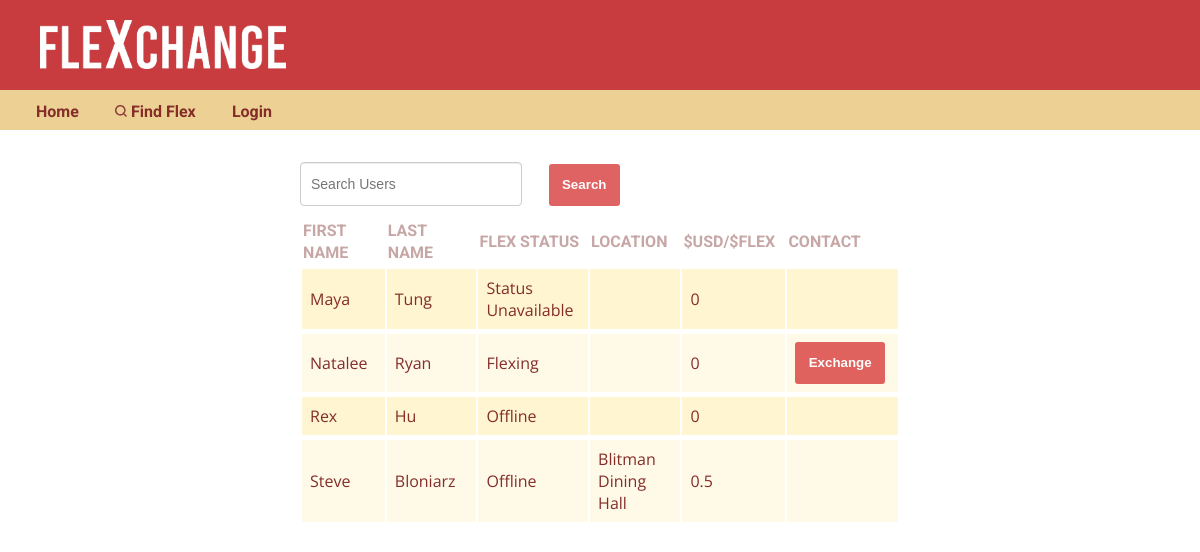
Before: /search.php?orderBy=FirstName with the older database file.
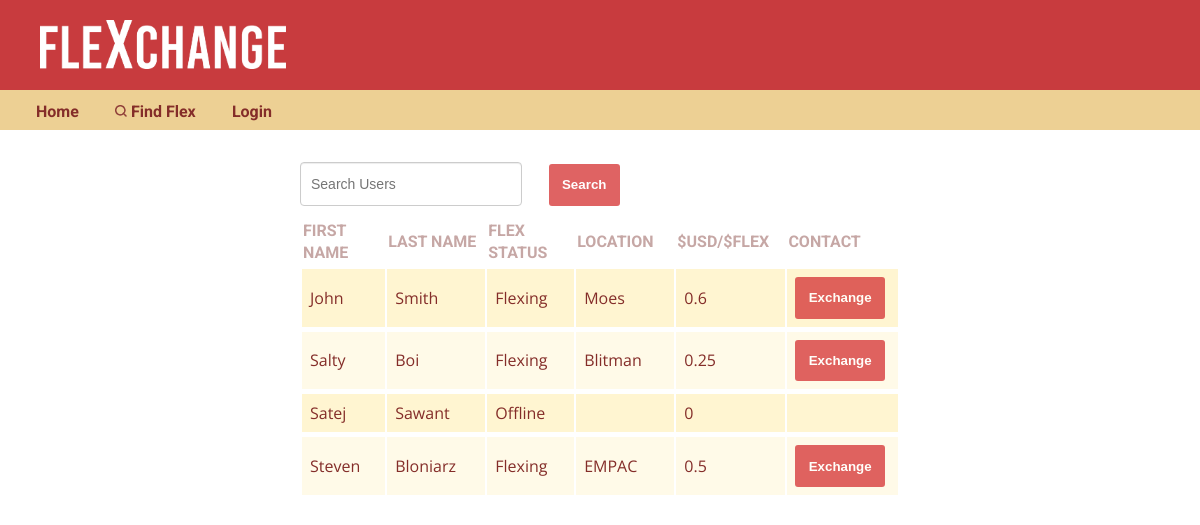
After: the same page with the newer database file.
### tables this page shows
CREATE TABLE `user` (
  `user_id` int(10) UNSIGNED NOT NULL,
  `FirstName` varchar(64) NOT NULL,
  `LastName` varchar(64) NOT NULL,
  `email` varchar(64) NOT NULL,
  `status` int(10) UNSIGNED NOT NULL DEFAULT '1',
  `pass_hash` varchar(64) NOT NULL,
  `pass_salt` varchar(64) NOT NULL,
  `venmo_handle` varchar(17) NOT NULL,
  `location` varchar(64) NOT NULL,
  `exchange_rate` float NOT NULL,
  `img_name` varchar(64) NOT NULL
);

### search.php (the view, shortened to what this page needs)
<?php
  require_once "backend/connect.php";
  if (isset($_POST['valueToSearch']) && $_POST['valueToSearch'] != ""){
    $query = 'SELECT `FirstName`, `LastName`, `status`, `location`, `exchange_rate`, `email` FROM `user` WHERE CONCAT(`FirstName`, `LastName`, `status`, `location`) LIKE "%'.$_POST['valueToSearch'].'%"';
  } else {
    $query = "SELECT `FirstName`, `LastName`, `status`, `location`, `exchange_rate`, `email` FROM `user` WHERE 1";
  }
  $orderBy = array('FirstName', 'LastName', 'status', 'location', 'exchange_rate');
  if (isset($_GET['orderBy']) && in_array($_GET['orderBy'], $orderBy)) {
    $order = $_GET['orderBy'];
    $query .= " ORDER BY ".$order;
  }
  $stmt = $dbh->prepare($query);
  $stmt->execute();
?>
<!DOCTYPE html>
<html>
  <head>
    <link rel="stylesheet" type="text/css" href="style/search.css">
  </head>
  <body>
    <?php include("common/header.php");?>
    <main>
      <form id="searchForm" action="search.php" method="post">
        <input id="searchText" type="text" name="valueToSearch" placeholder="Search Users" class="form-control2">
        <input id="searchSubmit" type="submit" name="search" value="Search" class="btn"><br/>
      </form>
      <?php
        if ($stmt->rowCount() > 0) {
          echo "
            <table>
              <tr>
                <th class='firstname'><a href='?orderBy=FirstName'>First Name</a></th>
                <th class='lastname'><a href='?orderBy=LastName'>Last Name</a></th>
                <th class='status'><a href='?orderBy=status'>Flex Status</a></th>
                <th class='location'><a href='?orderBy=location'>Location</a></th>
                <th class='rate'><a href='?orderBy=exchange_rate'>\$USD/\$FLEX</a></th>
                <th class='contact'><a href='??orderBy=status'>Contact</a></th>
              </tr>
          ";
          while($row = $stmt->fetch()) {
            $status = "";
            $contactButton = "";
            if ($row['status'] == 0){
              $status = 'Flexing';
              $contactButton = "
                <form action='email.php' method='post'>
                  <input type='hidden' name='email' value=" . $row['email'] . ">
                  <input type='hidden' name='name' value=" . $row['FirstName'] . ">
                  <input type='submit' name='search' value='Exchange' class='btn'>
                </form>
              ";
            } else if ($row['status'] == 1){
              $status = 'Offline';
            } else {
              $status = 'Status Unavailable';
            }
            echo "
              <tr>
                <td>" . $row['FirstName'] . "</td>
                <td>" . $row['LastName'] . "</td>
                <td>" . $status . "</td>
                <td>" . $row['location'] . "</td>
                <td>" . $row['exchange_rate'] . "</td>
                <td>" . $contactButton . "</td>
              </tr>
            ";
          }
          echo "</table>";
        } else {
          echo "<h1>No Results</h1>";
        }
      ?>
    </main>
  </body>
</html>

Changed rows visible on the page:
removed user: FirstName "Maya", LastName "Tung", status "Status Unavailable", exchange_rate "0"
removed user: FirstName "Natalee", LastName "Ryan", status "Flexing", exchange_rate "0"
removed user: FirstName "Rex", LastName "Hu", status "Offline", exchange_rate "0"
removed user: FirstName "Steve", LastName "Bloniarz", status "Offline", location "Blitman Dining Hall", exchange_rate "0.5"
added user: FirstName "John", LastName "Smith", status "Flexing", location "Moes", exchange_rate "0.6"
added user: FirstName "Salty", LastName "Boi", status "Flexing", location "Blitman", exchange_rate "0.25"
added user: FirstName "Satej", LastName "Sawant", status "Offline", exchange_rate "0"
added user: FirstName "Steven", LastName "Bloniarz", status "Flexing", location "EMPAC", exchange_rate "0.5"
